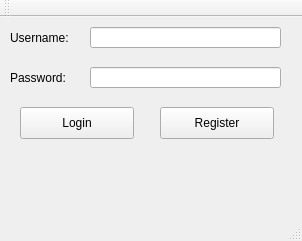
<?xml version="1.0" encoding="UTF-8"?>
<ui version="4.0">
 <class>MainWindow</class>
 <widget class="QMainWindow" name="MainWindow">
  <property name="geometry">
   <rect>
    <x>0</x>
    <y>0</y>
    <width>302</width>
    <height>241</height>
   </rect>
  </property>
  <property name="windowTitle">
   <string>MainWindow</string>
  </property>
  <widget class="QWidget" name="centralWidget">
   <widget class="QLabel" name="label">
    <property name="geometry">
     <rect>
      <x>10</x>
      <y>5</y>
      <width>91</width>
      <height>31</height>
     </rect>
    </property>
    <property name="text">
     <string>Username:</string>
    </property>
   </widget>
   <widget class="QLabel" name="label_2">
    <property name="geometry">
     <rect>
      <x>10</x>
      <y>40</y>
      <width>91</width>
      <height>41</height>
     </rect>
    </property>
    <property name="text">
     <string>Password:</string>
    </property>
   </widget>
   <widget class="QPushButton" name="login">
    <property name="geometry">
     <rect>
      <x>20</x>
      <y>90</y>
      <width>114</width>
      <height>32</height>
     </rect>
    </property>
    <property name="text">
     <string>Login</string>
    </property>
   </widget>
   <widget class="QPushButton" name="register_2">
    <property name="geometry">
     <rect>
      <x>160</x>
      <y>90</y>
      <width>114</width>
      <height>32</height>
     </rect>
    </property>
    <property name="text">
     <string>Register</string>
    </property>
   </widget>
   <widget class="QLineEdit" name="username">
    <property name="geometry">
     <rect>
      <x>90</x>
      <y>10</y>
      <width>191</width>
      <height>21</height>
     </rect>
    </property>
   </widget>
   <widget class="QLineEdit" name="password">
    <property name="geometry">
     <rect>
      <x>90</x>
      <y>50</y>
      <width>191</width>
      <height>21</height>
     </rect>
    </property>
    <property name="echoMode">
     <enum>QLineEdit::Password</enum>
    </property>
   </widget>
   <widget class="QLabel" name="error_label">
    <property name="geometry">
     <rect>
      <x>20</x>
      <y>150</y>
      <width>261</width>
      <height>16</height>
     </rect>
    </property>
    <property name="text">
     <string/>
    </property>
   </widget>
  </widget>
  <widget class="QMenuBar" name="menuBar">
   <property name="geometry">
    <rect>
     <x>0</x>
     <y>0</y>
     <width>302</width>
     <height>22</height>
    </rect>
   </property>
  </widget>
  <widget class="QToolBar" name="mainToolBar">
   <attribute name="toolBarArea">
    <enum>TopToolBarArea</enum>
   </attribute>
   <attribute name="toolBarBreak">
    <bool>false</bool>
   </attribute>
  </widget>
  <widget class="QStatusBar" name="statusBar"/>
 </widget>
 <layoutdefault spacing="6" margin="11"/>
 <resources/>
 <connections/>
</ui>
